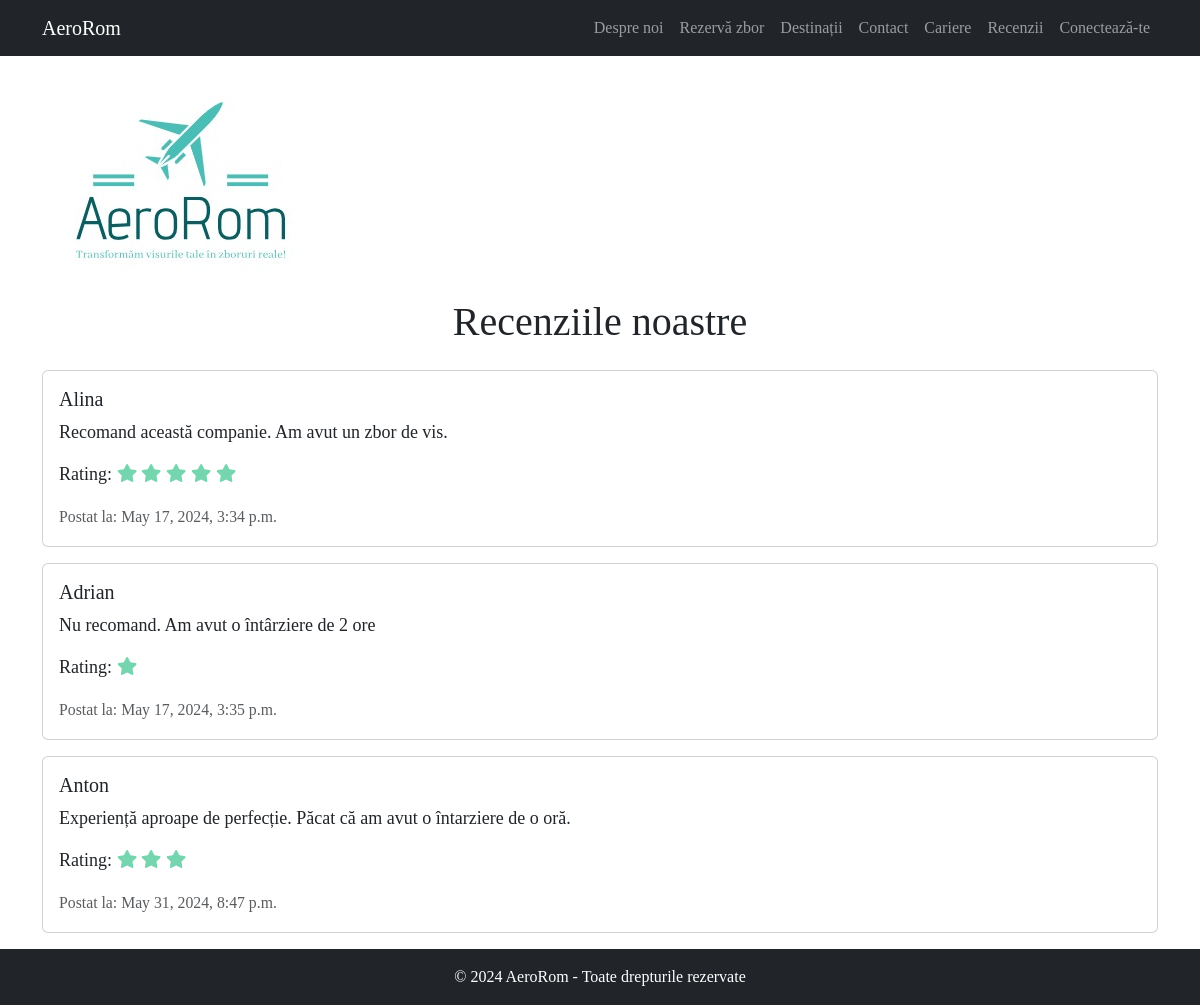
Page /aerorom/reviews/ on the committed database.
### aerorom/models.py (models this page shows)
class Reviews(models.Model):
    nume = models.CharField(max_length=100, default='Nedeterminat')  # numele celui care doreste sa lase o recenzie
    content = models.TextField()  # continutul
    rating = models.IntegerField(default=0, validators=[MinValueValidator(0), MaxValueValidator(
        5)])  # Stocam nr. intregi cu valoare min si max acceptata
    post_date = models.DateTimeField(auto_now_add=True)  # data postarii

### aerorom/views.py (the view)
# urls.py: path('reviews/', views.ReviewsView.as_view(), name='reviews'),
class ReviewsView(TemplateView):
    template_name = 'aerorom/reviews.html'  # numele șablonului html
    def get_context_data(self, **kwargs):  # permitem trecerea argumentelor suplimentare
        context = super().get_context_data(**kwargs)  # apelam metoda get_context_data() a clasei parinte
        context['reviews'] = Reviews.objects.all()  # adaugam toate obiectele din 'Rewiews'
        return context  # returnam datele pentru a le folosi in sablon

### aerorom/templates/aerorom/reviews.html (shortened to what this page needs)
{% extends 'base.html' %}
{% load static %}
{% block content %}
<header>
    <div class="container mt-4 clearfix">
        <img src="{% static 'logo.png' %}" class="logo" style="float: left;">
    </div>
</header>
<div class="container mt-4">
    <h1 class="text-center mb-4">Recenziile noastre</h1>
    {% for review in reviews %}
    <div class="card mb-3">
        <div class="card-body">
            <h5 class="card-name">{{ review.nume }}</h5>
            <p class="card-text">{{ review.content }}</p>
            <p class="card-text">Rating:
                {% if review.rating == 1 %}
                    <span class="fa fa-star checked"></span>
                {% endif %}
                {% if review.rating == 3 %}
                    <span class="fa fa-star checked"></span>
                    <span class="fa fa-star checked"></span>
                    <span class="fa fa-star checked"></span>
                {% endif %}
                {% if review.rating == 5 %}
                    <span class="fa fa-star checked"></span>
                    <span class="fa fa-star checked"></span>
                    <span class="fa fa-star checked"></span>
                    <span class="fa fa-star checked"></span>
                    <span class="fa fa-star checked"></span>
                {% endif %}
            </p>
            <p class="card-text"><small class="text-muted">Postat la: {{ review.post_date }}</small></p>
        </div>
    </div>
    {% endfor %}
</div>
{% endblock %}

### templates/base.html (style rules this page uses)
body { font-family: Times New Roman, sans-serif; background-color: #ffffff; margin: 0; padding: 0; }
p { font-size: 18px; line-height: 1.5; margin-bottom: 15px; }

### aerorom/templates/aerorom/reviews.html (style rules this page uses)
.fa-star { color: #75D5AF; }
.checked { color: #75D5AF; }

### rows in the picture
Reviews: nume "Alina", content "Recomand această companie. Am avut un zbor de vis.", rating 5 (drawn), post_date "May 17, 2024, 3:34 p.m."
Reviews: nume "Adrian", content "Nu recomand. Am avut o întârziere de 2 ore", rating 1 (drawn), post_date "May 17, 2024, 3:35 p.m."
Reviews: nume "Anton", content "Experiență aproape de perfecție. Păcat că am avut o întarziere de o oră.", rating 3 (drawn), post_date "May 31, 2024, 8:47 p.m."
